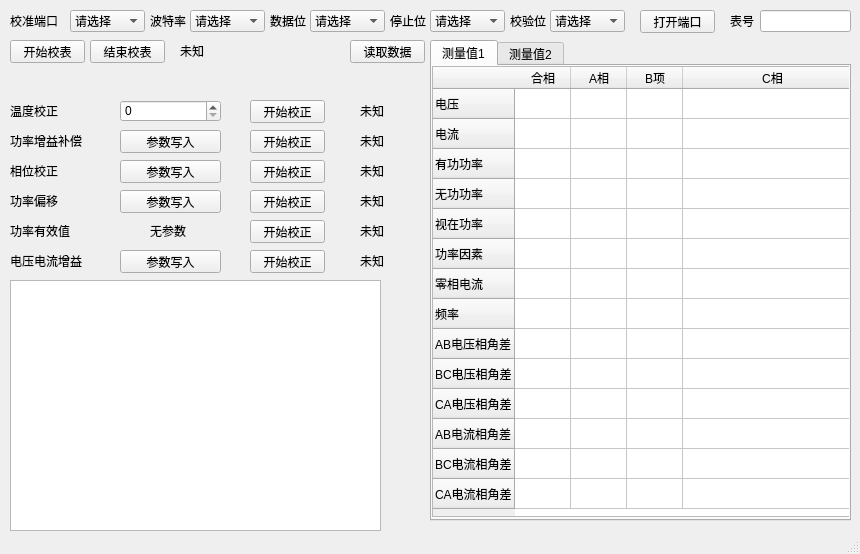
<?xml version="1.0" encoding="UTF-8"?>
<ui version="4.0">
 <class>MainWindow</class>
 <widget class="QMainWindow" name="MainWindow">
  <property name="geometry">
   <rect>
    <x>0</x>
    <y>0</y>
    <width>860</width>
    <height>554</height>
   </rect>
  </property>
  <property name="windowTitle">
   <string>自动校表工具-SL</string>
  </property>
  <widget class="QWidget" name="centralwidget">
   <widget class="QComboBox" name="calibComComboBox">
    <property name="geometry">
     <rect>
      <x>70</x>
      <y>10</y>
      <width>75</width>
      <height>22</height>
     </rect>
    </property>
    <item>
     <property name="text">
      <string>请选择</string>
     </property>
    </item>
   </widget>
   <widget class="QLabel" name="label">
    <property name="geometry">
     <rect>
      <x>10</x>
      <y>10</y>
      <width>54</width>
      <height>22</height>
     </rect>
    </property>
    <property name="text">
     <string>校准端口</string>
    </property>
   </widget>
   <widget class="QComboBox" name="calibBaudComboBox">
    <property name="geometry">
     <rect>
      <x>190</x>
      <y>10</y>
      <width>75</width>
      <height>22</height>
     </rect>
    </property>
    <item>
     <property name="text">
      <string>请选择</string>
     </property>
    </item>
   </widget>
   <widget class="QLabel" name="label_2">
    <property name="geometry">
     <rect>
      <x>150</x>
      <y>10</y>
      <width>38</width>
      <height>22</height>
     </rect>
    </property>
    <property name="text">
     <string>波特率</string>
    </property>
   </widget>
   <widget class="QLabel" name="label_3">
    <property name="geometry">
     <rect>
      <x>270</x>
      <y>10</y>
      <width>40</width>
      <height>22</height>
     </rect>
    </property>
    <property name="text">
     <string>数据位</string>
    </property>
   </widget>
   <widget class="QComboBox" name="calibDataBitsComboBox">
    <property name="geometry">
     <rect>
      <x>310</x>
      <y>10</y>
      <width>75</width>
      <height>22</height>
     </rect>
    </property>
    <item>
     <property name="text">
      <string>请选择</string>
     </property>
    </item>
   </widget>
   <widget class="QLabel" name="label_4">
    <property name="geometry">
     <rect>
      <x>390</x>
      <y>10</y>
      <width>40</width>
      <height>22</height>
     </rect>
    </property>
    <property name="text">
     <string>停止位</string>
    </property>
   </widget>
   <widget class="QComboBox" name="calibStopBitsComboBox">
    <property name="geometry">
     <rect>
      <x>430</x>
      <y>10</y>
      <width>75</width>
      <height>22</height>
     </rect>
    </property>
    <item>
     <property name="text">
      <string>请选择</string>
     </property>
    </item>
   </widget>
   <widget class="QPushButton" name="openComButton">
    <property name="geometry">
     <rect>
      <x>640</x>
      <y>10</y>
      <width>75</width>
      <height>23</height>
     </rect>
    </property>
    <property name="text">
     <string>打开端口</string>
    </property>
   </widget>
   <widget class="QLabel" name="label_5">
    <property name="geometry">
     <rect>
      <x>730</x>
      <y>10</y>
      <width>27</width>
      <height>22</height>
     </rect>
    </property>
    <property name="text">
     <string>表号</string>
    </property>
   </widget>
   <widget class="QLineEdit" name="tableNumLineEdit">
    <property name="geometry">
     <rect>
      <x>760</x>
      <y>10</y>
      <width>91</width>
      <height>22</height>
     </rect>
    </property>
   </widget>
   <widget class="QTabWidget" name="measuredValueTabWidget">
    <property name="geometry">
     <rect>
      <x>430</x>
      <y>40</y>
      <width>421</width>
      <height>481</height>
     </rect>
    </property>
    <property name="currentIndex">
     <number>0</number>
    </property>
    <widget class="QWidget" name="measuredValue1">
     <attribute name="title">
      <string>测量值1</string>
     </attribute>
     <widget class="QTableWidget" name="measuredValueTableWidget2">
      <property name="geometry">
       <rect>
        <x>0</x>
        <y>0</y>
        <width>431</width>
        <height>451</height>
       </rect>
      </property>
      <property name="minimumSize">
       <size>
        <width>280</width>
        <height>291</height>
       </size>
      </property>
      <property name="rowCount">
       <number>14</number>
      </property>
      <attribute name="horizontalHeaderCascadingSectionResizes">
       <bool>false</bool>
      </attribute>
      <attribute name="horizontalHeaderMinimumSectionSize">
       <number>46</number>
      </attribute>
      <attribute name="horizontalHeaderDefaultSectionSize">
       <number>56</number>
      </attribute>
      <attribute name="horizontalHeaderShowSortIndicator" stdset="0">
       <bool>false</bool>
      </attribute>
      <attribute name="horizontalHeaderStretchLastSection">
       <bool>true</bool>
      </attribute>
      <attribute name="verticalHeaderDefaultSectionSize">
       <number>30</number>
      </attribute>
      <row>
       <property name="text">
        <string>电压</string>
       </property>
      </row>
      <row>
       <property name="text">
        <string>电流</string>
       </property>
      </row>
      <row>
       <property name="text">
        <string>有功功率</string>
       </property>
      </row>
      <row>
       <property name="text">
        <string>无功功率</string>
       </property>
      </row>
      <row>
       <property name="text">
        <string>视在功率</string>
       </property>
      </row>
      <row>
       <property name="text">
        <string>功率因素</string>
       </property>
      </row>
      <row>
       <property name="text">
        <string>零相电流</string>
       </property>
      </row>
      <row>
       <property name="text">
        <string>频率</string>
       </property>
      </row>
      <row>
       <property name="text">
        <string>AB电压相角差</string>
       </property>
      </row>
      <row>
       <property name="text">
        <string>BC电压相角差</string>
       </property>
      </row>
      <row>
       <property name="text">
        <string>CA电压相角差</string>
       </property>
      </row>
      <row>
       <property name="text">
        <string>AB电流相角差</string>
       </property>
      </row>
      <row>
       <property name="text">
        <string>BC电流相角差</string>
       </property>
      </row>
      <row>
       <property name="text">
        <string>CA电流相角差</string>
       </property>
      </row>
      <column>
       <property name="text">
        <string>合相</string>
       </property>
      </column>
      <column>
       <property name="text">
        <string>A相</string>
       </property>
      </column>
      <column>
       <property name="text">
        <string>B项</string>
       </property>
      </column>
      <column>
       <property name="text">
        <string>C相</string>
       </property>
      </column>
     </widget>
    </widget>
    <widget class="QWidget" name="measuredValue2">
     <attribute name="title">
      <string>测量值2</string>
     </attribute>
     <widget class="QTableWidget" name="measuredValueTableWidget">
      <property name="geometry">
       <rect>
        <x>0</x>
        <y>0</y>
        <width>281</width>
        <height>361</height>
       </rect>
      </property>
      <property name="minimumSize">
       <size>
        <width>271</width>
        <height>351</height>
       </size>
      </property>
     </widget>
    </widget>
   </widget>
   <widget class="QPushButton" name="startPushButton">
    <property name="geometry">
     <rect>
      <x>10</x>
      <y>40</y>
      <width>75</width>
      <height>23</height>
     </rect>
    </property>
    <property name="text">
     <string>开始校表</string>
    </property>
   </widget>
   <widget class="QLabel" name="label_6">
    <property name="geometry">
     <rect>
      <x>10</x>
      <y>100</y>
      <width>54</width>
      <height>22</height>
     </rect>
    </property>
    <property name="text">
     <string>温度校正</string>
    </property>
   </widget>
   <widget class="QPushButton" name="tempPushButton">
    <property name="geometry">
     <rect>
      <x>250</x>
      <y>100</y>
      <width>75</width>
      <height>23</height>
     </rect>
    </property>
    <property name="text">
     <string>开始校正</string>
    </property>
   </widget>
   <widget class="QLabel" name="TempResultLabel">
    <property name="geometry">
     <rect>
      <x>360</x>
      <y>100</y>
      <width>54</width>
      <height>22</height>
     </rect>
    </property>
    <property name="text">
     <string>未知</string>
    </property>
   </widget>
   <widget class="QSpinBox" name="tempSpinBox">
    <property name="geometry">
     <rect>
      <x>120</x>
      <y>100</y>
      <width>101</width>
      <height>22</height>
     </rect>
    </property>
   </widget>
   <widget class="QLabel" name="label_7">
    <property name="geometry">
     <rect>
      <x>10</x>
      <y>130</y>
      <width>81</width>
      <height>22</height>
     </rect>
    </property>
    <property name="text">
     <string>功率增益补偿</string>
    </property>
   </widget>
   <widget class="QPushButton" name="powerGainCompensationParamPushButton">
    <property name="geometry">
     <rect>
      <x>120</x>
      <y>130</y>
      <width>101</width>
      <height>23</height>
     </rect>
    </property>
    <property name="text">
     <string>参数写入</string>
    </property>
   </widget>
   <widget class="QPushButton" name="powerGainCompensationPushButton">
    <property name="geometry">
     <rect>
      <x>250</x>
      <y>130</y>
      <width>75</width>
      <height>23</height>
     </rect>
    </property>
    <property name="text">
     <string>开始校正</string>
    </property>
   </widget>
   <widget class="QLabel" name="powerGainCompensationResultLabel">
    <property name="geometry">
     <rect>
      <x>360</x>
      <y>130</y>
      <width>54</width>
      <height>22</height>
     </rect>
    </property>
    <property name="text">
     <string>未知</string>
    </property>
   </widget>
   <widget class="QPushButton" name="phaseCorrectionPushButton">
    <property name="geometry">
     <rect>
      <x>250</x>
      <y>160</y>
      <width>75</width>
      <height>23</height>
     </rect>
    </property>
    <property name="text">
     <string>开始校正</string>
    </property>
   </widget>
   <widget class="QPushButton" name="phaseCorrectionParamPushButton">
    <property name="geometry">
     <rect>
      <x>120</x>
      <y>160</y>
      <width>101</width>
      <height>23</height>
     </rect>
    </property>
    <property name="text">
     <string>参数写入</string>
    </property>
   </widget>
   <widget class="QLabel" name="phaseCorrectionResultLabel">
    <property name="geometry">
     <rect>
      <x>360</x>
      <y>160</y>
      <width>54</width>
      <height>22</height>
     </rect>
    </property>
    <property name="text">
     <string>未知</string>
    </property>
   </widget>
   <widget class="QLabel" name="label_8">
    <property name="geometry">
     <rect>
      <x>10</x>
      <y>160</y>
      <width>81</width>
      <height>22</height>
     </rect>
    </property>
    <property name="text">
     <string>相位校正</string>
    </property>
   </widget>
   <widget class="QPushButton" name="powerOffsetParamPushButton">
    <property name="geometry">
     <rect>
      <x>120</x>
      <y>190</y>
      <width>101</width>
      <height>23</height>
     </rect>
    </property>
    <property name="text">
     <string>参数写入</string>
    </property>
   </widget>
   <widget class="QLabel" name="powerOffsetResultLabel">
    <property name="geometry">
     <rect>
      <x>360</x>
      <y>190</y>
      <width>54</width>
      <height>22</height>
     </rect>
    </property>
    <property name="text">
     <string>未知</string>
    </property>
   </widget>
   <widget class="QLabel" name="label_9">
    <property name="geometry">
     <rect>
      <x>10</x>
      <y>190</y>
      <width>81</width>
      <height>22</height>
     </rect>
    </property>
    <property name="text">
     <string>功率偏移</string>
    </property>
   </widget>
   <widget class="QPushButton" name="powerOffsetPushButton">
    <property name="geometry">
     <rect>
      <x>250</x>
      <y>190</y>
      <width>75</width>
      <height>23</height>
     </rect>
    </property>
    <property name="text">
     <string>开始校正</string>
    </property>
   </widget>
   <widget class="QLabel" name="powerRmsResultLabel">
    <property name="geometry">
     <rect>
      <x>360</x>
      <y>220</y>
      <width>54</width>
      <height>22</height>
     </rect>
    </property>
    <property name="text">
     <string>未知</string>
    </property>
   </widget>
   <widget class="QLabel" name="label_10">
    <property name="geometry">
     <rect>
      <x>10</x>
      <y>220</y>
      <width>81</width>
      <height>22</height>
     </rect>
    </property>
    <property name="text">
     <string>功率有效值</string>
    </property>
   </widget>
   <widget class="QPushButton" name="powerRmsPushButton">
    <property name="geometry">
     <rect>
      <x>250</x>
      <y>220</y>
      <width>75</width>
      <height>23</height>
     </rect>
    </property>
    <property name="text">
     <string>开始校正</string>
    </property>
   </widget>
   <widget class="QPushButton" name="voltageCurrentGainParamPushButton">
    <property name="geometry">
     <rect>
      <x>120</x>
      <y>250</y>
      <width>101</width>
      <height>23</height>
     </rect>
    </property>
    <property name="text">
     <string>参数写入</string>
    </property>
   </widget>
   <widget class="QLabel" name="label_11">
    <property name="geometry">
     <rect>
      <x>10</x>
      <y>250</y>
      <width>81</width>
      <height>22</height>
     </rect>
    </property>
    <property name="text">
     <string>电压电流增益</string>
    </property>
   </widget>
   <widget class="QPushButton" name="voltageCurrentGainPushButton">
    <property name="geometry">
     <rect>
      <x>250</x>
      <y>250</y>
      <width>75</width>
      <height>23</height>
     </rect>
    </property>
    <property name="text">
     <string>开始校正</string>
    </property>
   </widget>
   <widget class="QLabel" name="voltageCurrentGainResultLabel">
    <property name="geometry">
     <rect>
      <x>360</x>
      <y>250</y>
      <width>54</width>
      <height>22</height>
     </rect>
    </property>
    <property name="text">
     <string>未知</string>
    </property>
   </widget>
   <widget class="QPushButton" name="stopPushButton">
    <property name="geometry">
     <rect>
      <x>90</x>
      <y>40</y>
      <width>75</width>
      <height>23</height>
     </rect>
    </property>
    <property name="text">
     <string>结束校表</string>
    </property>
   </widget>
   <widget class="QComboBox" name="calibParityComboBox">
    <property name="geometry">
     <rect>
      <x>550</x>
      <y>10</y>
      <width>75</width>
      <height>22</height>
     </rect>
    </property>
    <item>
     <property name="text">
      <string>请选择</string>
     </property>
    </item>
   </widget>
   <widget class="QLabel" name="label_12">
    <property name="geometry">
     <rect>
      <x>510</x>
      <y>10</y>
      <width>40</width>
      <height>22</height>
     </rect>
    </property>
    <property name="text">
     <string>校验位</string>
    </property>
   </widget>
   <widget class="QLabel" name="label_13">
    <property name="geometry">
     <rect>
      <x>150</x>
      <y>220</y>
      <width>54</width>
      <height>22</height>
     </rect>
    </property>
    <property name="text">
     <string>无参数</string>
    </property>
   </widget>
   <widget class="QTextEdit" name="frameTextEdit">
    <property name="geometry">
     <rect>
      <x>10</x>
      <y>280</y>
      <width>371</width>
      <height>251</height>
     </rect>
    </property>
   </widget>
   <widget class="QLabel" name="statusLabel">
    <property name="geometry">
     <rect>
      <x>180</x>
      <y>40</y>
      <width>54</width>
      <height>22</height>
     </rect>
    </property>
    <property name="text">
     <string>未知</string>
    </property>
   </widget>
   <widget class="QPushButton" name="readDataPushButton">
    <property name="geometry">
     <rect>
      <x>350</x>
      <y>40</y>
      <width>75</width>
      <height>23</height>
     </rect>
    </property>
    <property name="text">
     <string>读取数据</string>
    </property>
   </widget>
  </widget>
  <widget class="QMenuBar" name="menubar">
   <property name="geometry">
    <rect>
     <x>0</x>
     <y>0</y>
     <width>860</width>
     <height>22</height>
    </rect>
   </property>
  </widget>
  <widget class="QStatusBar" name="statusbar"/>
 </widget>
 <resources/>
 <connections/>
</ui>
